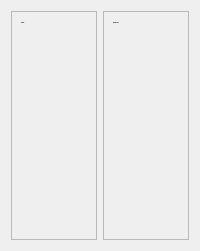
            <widget class="QWidget" name="keterangan_estate">
             <layout class="QHBoxLayout" name="horizontalLayout_8">
              <item>
               <widget class="QFrame" name="frame_14">
                <property name="frameShape">
                 <enum>QFrame::StyledPanel</enum>
                </property>
                <property name="frameShadow">
                 <enum>QFrame::Raised</enum>
                </property>
                <layout class="QVBoxLayout" name="verticalLayout_24">
                 <item>
                  <widget class="QLabel" name="label_14">
                   <property name="font">
                    <font>
                     <family>poppins</family>
                     <pointsize>-1</pointsize>
                     <weight>75</weight>
                     <bold>true</bold>
                    </font>
                   </property>
                   <property name="text">
                    <string>Ulasan</string>
                   </property>
                  </widget>
                 </item>
                 <item>
                  <widget class="QLabel" name="ulasan_est">
                   <property name="minimumSize">
                    <size>
                     <width>0</width>
                     <height>200</height>
                    </size>
                   </property>
                   <property name="text">
                    <string/>
                   </property>
                   <property name="alignment">
                    <set>Qt::AlignLeading|Qt::AlignLeft|Qt::AlignTop</set>
                   </property>
                  </widget>
                 </item>
                </layout>
               </widget>
              </item>
              <item>
               <widget class="QFrame" name="frame_12">
                <property name="frameShape">
                 <enum>QFrame::StyledPanel</enum>
                </property>
                <property name="frameShadow">
                 <enum>QFrame::Raised</enum>
                </property>
                <layout class="QVBoxLayout" name="verticalLayout_20">
                 <item>
                  <widget class="QLabel" name="label_23">
                   <property name="font">
                    <font>
                     <family>poppins</family>
                     <pointsize>-1</pointsize>
                     <weight>75</weight>
                     <bold>true</bold>
                    </font>
                   </property>
                   <property name="text">
                    <string>Kesimpulan</string>
                   </property>
                  </widget>
                 </item>
                 <item>
                  <widget class="QLabel" name="kesimpulan_est">
                   <property name="minimumSize">
                    <size>
                     <width>0</width>
                     <height>200</height>
                    </size>
                   </property>
                   <property name="text">
                    <string/>
                   </property>
                   <property name="alignment">
                    <set>Qt::AlignLeading|Qt::AlignLeft|Qt::AlignTop</set>
                   </property>
                  </widget>
                 </item>
                </layout>
               </widget>
              </item>
             </layout>
            </widget>
